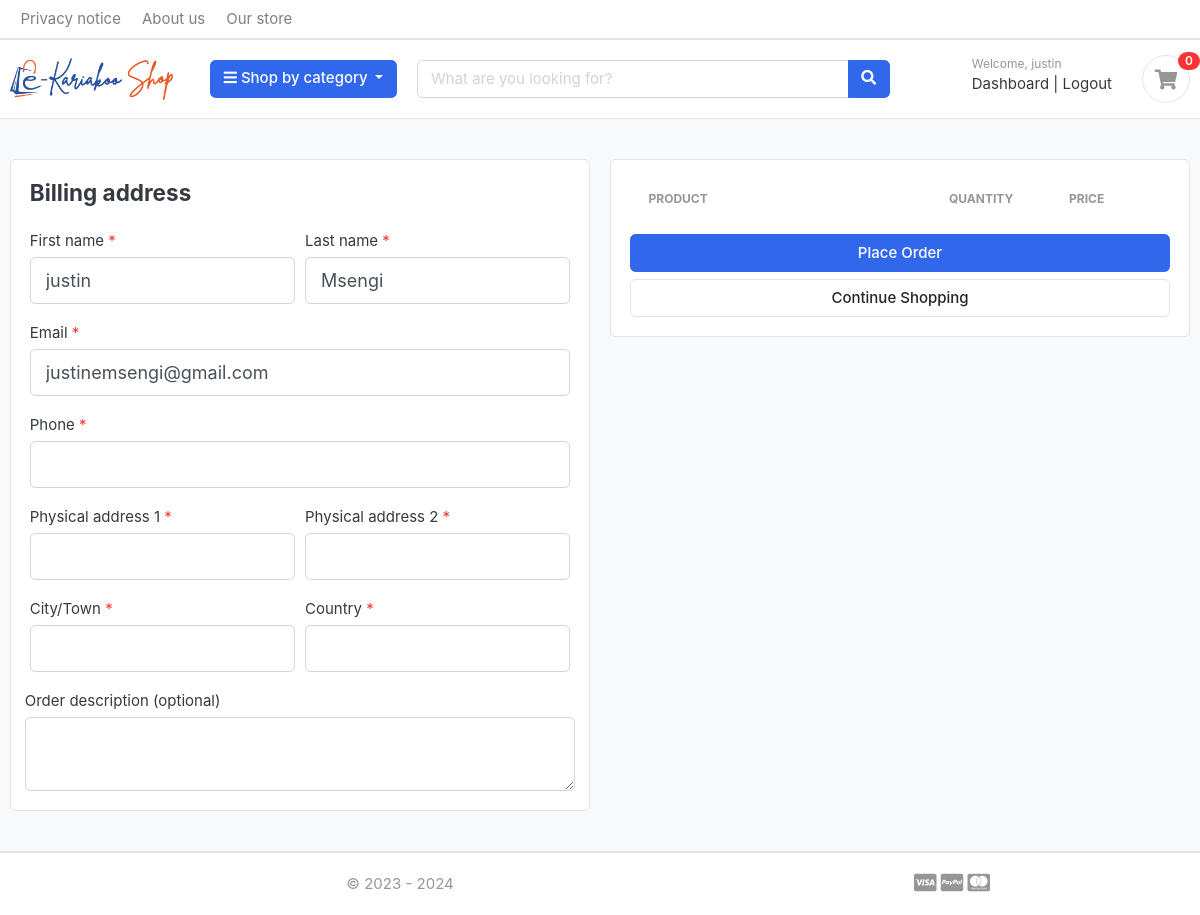
The page /cart/checkout/ (signed in) on the database its author committed.
### users/models.py (models this page shows, shortened)
class Account(AbstractBaseUser, PermissionsMixin):
    first_name = models.CharField(max_length=50)
    last_name = models.CharField(max_length=50)
    username = models.CharField(max_length=50)
    email = models.EmailField(max_length=100, unique=True)
    phone_number = models.CharField(max_length=50, blank=True)
    date_joined = models.DateTimeField(auto_now_add=True)
    last_login = models.DateTimeField(auto_now_add=True)
    is_admin = models.BooleanField(default=False)
    is_staff = models.BooleanField(default=False)
    is_active = models.BooleanField(default=False)
    is_superadmin = models.BooleanField(default=False)
    groups = models.ManyToManyField(
        Group,
        related_name='account_set',  # Change this to avoid clash
        blank=True,
        help_text='The groups this user belongs to.',
        related_query_name='account'
    )
    user_permissions = models.ManyToManyField(
        Permission,
        related_name='account_set',  # Change this to avoid clash
        blank=True,
        help_text='Specific permissions for this user.',
        related_query_name='account'
    )
    USERNAME_FIELD = 'email'  # login using email
    REQUIRED_FIELDS = ['username', 'first_name', 'last_name']
    objects = UserAccountManager()
    class Meta:
        db_table = 'user'
        verbose_name = 'account'
        verbose_name_plural = 'Users'

### product_cart/views.py (the view)
# urls.py: path('checkout/', views.checkout, name='checkout'),
@login_required(login_url='login')
def checkout(request, total=0, quantity=0, cart_items=None):
    try:
        tax = 0
        grand_total = 0
        if request.user.is_authenticated:
            cart_items = CartProduct.objects.filter(user=request.user, status=True)
        else:
            cart = Cart.objects.get(cart_id=_cart_id(request))
            cart_items = CartProduct.objects.filter(cart=cart, status=True)
        for cart_item in cart_items:
            total += (cart_item.product.selling_price * cart_item.quantity)
            quantity += cart_item.quantity
        tax = (total * (18/100)) # 18 is TZ VAT
        grand_total = total + tax
    except ObjectDoesNotExist:
        pass
    context = {
        'total': total,
        'quantity': quantity,
        'cart_items': cart_items,
        'tax'       : tax,
        'grand_total': grand_total,
    }
    return render(request, 'product/checkout.html', context)

### product_cart/context_processors.py (called while the page is built)
def counter(request):
    cart_count = 0
    if 'admin' in request.path:
        return {}
    else:
        try:
            cart = Cart.objects.filter(cart_id=_cart_id(request))
            if request.user.is_authenticated:
                cart_items = CartProduct.objects.all().filter(user=request.user)
            else:
                cart_items = CartProduct.objects.all().filter(cart=cart[:1])
            for cart_item in cart_items:
                cart_count += cart_item.quantity
        except Cart.DoesNotExist:
            cart_count = 0
    return dict(cart_count=cart_count)

### product_cart/views.py (called while the page is built)
def _cart_id(request):
    cart = request.session.session_key
    if not cart:
        cart = request.session.create()
    return cart

### product_catalog/context_processors.py (called while the page is built)
def category_menu(request):
    categories = Category.objects.all()
    return dict(categories=categories)

### product_catalog/models.py (called while the page is built)
    def get_url(self):
        return reverse('products_by_category', args=[self.category_slug])

### templates/product/checkout.html (shortened to what this page needs)
{% extends 'base.html' %} {% load static %}
{% block content %}
<section class="section-content padding-y bg">
  <div class="container">
      <div class="row">
          <aside class="col-lg-6">
              <div class="card">
                  <div class="card-body">
                      <h4 class="card-title mb-4">Billing address</h4>
                      <form action="{% url 'place_order' %}" method="POST">
                          <div class="form-row">
                            <div class="col form-group">
                              <label for="">First name <span class="text-danger"> *</label>
                              <input type="text" name="first_name" value="{{ user.first_name }}" class="form-control form-control-lg rounded" required>
                            </div>
                            <div class="col form-group">
                              <label for="">Last name <span class="text-danger"> *</label>
                              <input type="text" name="last_name" value="{{ user.last_name }}" class="form-control form-control-lg rounded" required>
                            </div>
                          </div>
                          <div class="form-row">
                            <div class="col form-group">
                              <label for="">Email <span class="text-danger"> *</label>
                              <input type="email" name="email" value="{{ user.email }}" class="form-control form-control-lg rounded" required>
                            </div>
                          </div>
                          <div class="form-row">
                            <div class="col form-group">
                              <label for="">Phone <span class="text-danger"> *</label>
                              <input type="text" name="phone" value="{{ user.phone_number }}" class="form-control form-control-lg rounded" required>
                            </div>
                          </div>
                          <div class="form-row">
                            <div class="col form-group">
                              <label for="">Physical address 1 <span class="text-danger"> *</label>
                              <input type="text" name="address_line_1" value="{{ user.userprofile.address_line_1 }}" class="form-control form-control-lg rounded" required>
                            </div>
                            <div class="col form-group">
                              <label for="">Physical address 2 <span class="text-danger"> *</label>
                              <input type="text" name="address_line_2" value="{{ user.userprofile.address_line_2 }}" class="form-control form-control-lg rounded" >
                            </div>
                          </div>
                          <div class="form-row">
                            <div class="col form-group">
                              <label for="">City/Town <span class="text-danger"> *</label>
                              <input type="text" name="city" value="{{ user.userprofile.city }}" class="form-control form-control-lg rounded" required>
                            </div>
                            <div class="col form-group">
                              <label for="">Country <span class="text-danger"> *</label>
                              <input type="text" name="country" class="form-control form-control-lg rounded" required>
                            </div>
                          </div>
                            <div class="form-row">
                              <label for="">Order description (optional)</label>
                              <textarea name="order_note" rows="2" class="form-control form-control-lg rounded" ></textarea>
                          </div>
                      </div>
                  </div>
          </aside>
          <aside class="col-lg-6">
              <div class="card">
                  <div class="card-body">
                      <table class="table table-borderless table-shopping-cart">
                          <thead class="text-muted">
                              <tr class="small text-uppercase">
                                  <th scope="col">Product</th>
                                  <th scope="col" width="120">Quantity</th>
                                  <th scope="col" width="120">Price</th>
                            </tr>
                          </thead>
                      </table>
                          <button type="submit" name="submit" class="btn btn-primary btn-block">Place Order</button>
                            <a href="{% url 'product_store' %}" class="btn btn-light btn-block">Continue Shopping</a>
                  </div>
              </div>
          </aside>
          </div>
      </div>
</section>
{% endblock %}

### templates/partials/navigation.html (shortened to what this page needs)
{% load static %}
<header class="section-header">
  <nav class="navbar p-md-0 navbar-expand-sm navbar-light border-bottom">
    <div class="container">
      <div class="navbar-collapse collapse show" id="navbarTop4">
        <ul class="navbar-nav mr-auto">
          <li class="nav-item dropdown">
            <a href="{% url 'terms_and_conditions' %}" target="_blank" class="nav-link">Privacy notice</a>
          </li>
          <li class="nav-item dropdown">
            <a href="{% url 'about_us' %}" class="nav-link">About us</a>
          </li>
          <li class="nav-item dropdown">
            <a href="{% url 'product_store' %}" class="nav-link">Our store</a>
          </li>
        </ul>
      </div>
    </div>
  </nav>
  <nav class="navbar p-md-0 navbar-expand-sm navbar-light border-bottom">
  </nav>
  <section class="header-main border-bottom">
    <div class="container">
      <div class="row align-items-center">
        <div class="col-lg-2 col-md-3 col-6">
          <a href="{% url 'home' %}" class="brand-wrap">
            <img class="logo" src="{% static './images/logoo.png' %}" />
          </a>
        </div>
        <div class="col-lg col-sm col-md col-6 flex-grow-0">
          <div class="category-wrap dropdown d-inline-block float-right">
            <button type="button" class="btn btn-primary dropdown-toggle" data-toggle="dropdown">
              <i class="fa fa-bars"></i> Shop by category
            </button>
          </div>
        </div>
        <div class="col-lg  col-md-6 col-sm-12 col">
          <form action="{% url 'search_product' %}" method="GET" class="search">
            <div class="input-group w-100">
              <input type="text" class="form-control" placeholder="What are you looking for?" name="q" required>
              <div class="input-group-append">
                <button class="btn btn-primary" type="submit">
                  <i class="fa fa-search"></i>
                </button>
              </div>
            </div>
          </form>
        </div>
        <div class="col-lg-3 col-sm-6 col-8 order-2 order-lg-3">
          <div class="d-flex justify-content-end mb-3 mb-lg-0">
            {% if user.id is None %}
            <div class="widget-header">
              <small class="title text-muted">Are you a customer?</small>
              <div>
                <a href="{% url 'login' %}">Sign in</a>
                <span class="dark-transp"> | </span>
                <a href="{% url 'registration' %}"> Sign up</a>
              </div>
            </div>
            {% else %}
            <div class="widget-header">
              <small class="title text-muted">Welcome, {{ user.first_name }}</small>
              <div>
                <a href="{% url 'customer_dashboard' %}">Dashboard</a> <span class="dark-transp"> | </span>
                <a href="{% url 'logout' %}"> Logout</a>
              </div>
            </div>
            {% endif %}
            <a href="{% url 'cart' %}" class="widget-header pl-3 ml-3">
              <div class="icon icon-sm rounded-circle border">
                <i class="fa fa-shopping-cart"></i>
              </div>
              <span class="badge badge-pill badge-danger notify">{{ cart_count }}</span>
            </a>
          </div>
        </div>
      </div>
    </div>
  </section>
</header>

### static/css/ui.css (style rules this page uses)
html { font-family: "Inter", sans-serif; font-size: 15px; }
.icon-xs, .icon-sm, .icon-md, .icon-lg { display: inline-block; text-align: center; flex-shrink: 0; flex-grow: 0; }
.icon-sm { width: 48px; height: 48px; line-height: 48px !important; font-size: 20px; }
.padding-y { padding-top: 40px; padding-bottom: 40px; }
article:after, .form-group:after { display: block; clear: both; content: ""; }
.bg { background-color: #f8f9fa; }
.header-main { position: relative; padding-top: 1rem; padding-bottom: 1rem; }
.brand-wrap .logo, .navbar-brand .logo { margin-right: 7px; max-height: 42px; display: inline-block; }
.widget-header { display: inline-block; vertical-align: middle; position: relative; }
.widget-header a { color: #343a40; }
.widget-header i { color: #969696; }
.widget-header .title { display: block; }
.widget-header .notify { position: absolute; top: -3px; right: -10px; }
.btn-light { background-color: #fff; border-color: #e4e4e4; }
.notify { position: absolute; top: -4px; right: -10px; display: inline-block; padding: 0.25em 0.6em; font-size: 12px; line-height: 1; text-align: center; border-radius: 3rem; color: #fff; background-color: #fa3434; }
.table-shopping-cart.table td, .table-shopping-cart.table th { padding-left: 1.25rem; padding-right: 1.25rem; }

### rows shown on the page
Account: first_name "justin", last_name "Msengi", email "justinemsengi@gmail.com"

### other values the page prints
{{ cart_count }} "0"
